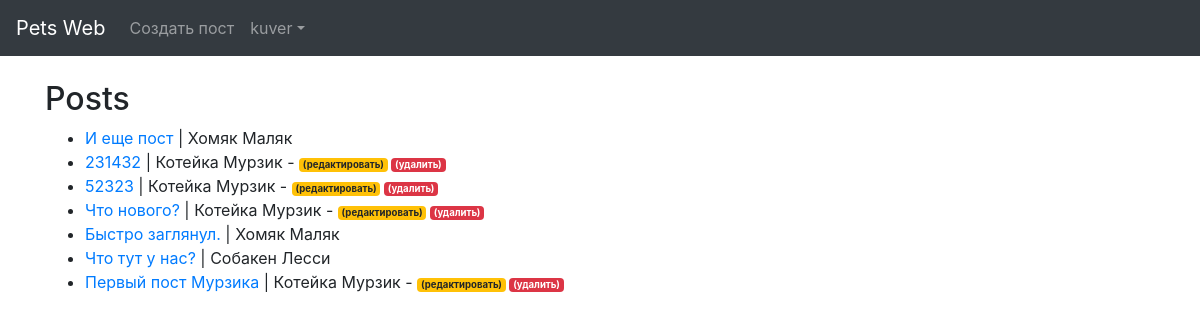
Screenshot of / (signed in) with the database file from the repository.
### pets_web/models.py (models this page shows, shortened)
class Post(models.Model):
    author = models.ForeignKey(Pet, on_delete=models.CASCADE)
    title = models.CharField(max_length=200)
    text = RichTextField(blank=True, null=True)
    created_date = models.DateTimeField(default=timezone.now)
    likes = models.ManyToManyField(User, related_name='blog_post')

class Pet(models.Model):
    pet_kind = models.ForeignKey(PetKind, on_delete=models.CASCADE)
    name = models.CharField(max_length=50)
    age = models.DateField()
    MALE = 'Муж'
    FEMALE = 'Жен'
    GENDER_CHOICES = [
        (MALE, 'Мужской'),
        (FEMALE, 'Женский')
    ]
    breed = models.CharField(max_length=30)
    description = models.TextField(max_length=1000)
    avatara = models.ImageField(max_length=100, blank=True)
    master = models.ForeignKey(User, on_delete=models.CASCADE)
    def __str__(self):
        return self.pet_kind + ' ' + self.name

class PetKind(models.Model):
    CAT = 'Котейка'
    DOG = 'Собакен'
    CAVY = 'Морская свинка'
    HAMSTER = 'Хомяк'
    FISH = 'Рыбка'
    PET_CHOICES = [
        (CAT, 'Котейка'),
        (DOG, 'Собакен'),
        (CAVY, 'Морская свинка'),
        (HAMSTER, 'Хомяк'),
        (FISH, 'Рыбка')
    ]
    pet_kind = models.CharField(max_length=30, choices=PET_CHOICES)
    def __add__(self, other):
        return self.pet_kind + other

### pets_web/views.py (the view)
# urls.py: path('', HomeView.as_view(), name='home'),
class HomeView(ListView):
    model = Post
    template_name = 'index.html'
    ordering = ['-created_date']

### pets_web/templates/index.html
{% extends 'base.html' %}
{% block content %}
<br/>
<h2>Posts</h2>
<ul>
{% for post in object_list %}
    <li><a href="{% url 'pets_web:post_detail' post.pk %}">
        {{ post.title }}</a> | {{ post.author }}
        {% if user.is_authenticated %}
          {% if user.id == post.author.master_id %}
            - <small>
              <a href="{% url 'pets_web:post_edit' post.pk %}" class="badge badge-warning">(редактировать)</a>
              <a href="{% url 'pets_web:post_delete' post.pk %}" class="badge badge-danger">(удалить)</a>
          {% endif %}
        {% endif %}
        </small><br/>
        {{ post.published_date }}</li>
{% endfor %}
</ul>
{% endblock %}

### pets_web/templates/base.html (shortened to what this page needs)
<!doctype html>
<html lang="en">
  <head>
    <link rel="stylesheet" href="https://cdn.jsdelivr.net/npm/bootstrap@4.5.3/dist/css/bootstrap.min.css">
  </head>
  <body>
  <nav class="navbar navbar-expand-lg navbar-dark bg-dark">
  <a class="navbar-brand" href="{% url 'pets_web:home' %}">Pets Web</a>
  <div class="collapse navbar-collapse" id="navbarSupportedContent">
    <ul class="navbar-nav mr-auto">
      {% if user.is_authenticated %}
        <li class="nav-item">
          <a class="nav-link" href="{% url 'pets_web:post_add' %}">Создать пост</a>
        </li>
        <li class="nav-item dropdown">
          <a class="nav-link dropdown-toggle" data-toggle="dropdown" href="#" role="button" aria-haspopup="true" aria-expanded="false">{{ user.username }}</a>
        </li>
      {% endif %}
    </ul>
  </div>
</nav>
<div class="container">
  {% block content %}
  {% endblock %}
</div>
  </body>
</html>

### rows the page displays
Post: title "И еще пост", author "Хомяк Маляк"
Post: title "231432", author "Котейка Мурзик", shows "(редактировать)"
Post: title "52323", author "Котейка Мурзик", shows "(редактировать)"
Post: title "Что нового?", author "Котейка Мурзик", shows "(редактировать)"
Post: title "Быстро заглянул.", author "Хомяк Маляк"
Post: title "Что тут у нас?", author "Собакен Лесси"
Post: title "Первый пост Мурзика", author "Котейка Мурзик", shows "(редактировать)"

### other values shown
{{ user.username }} "kuver"
